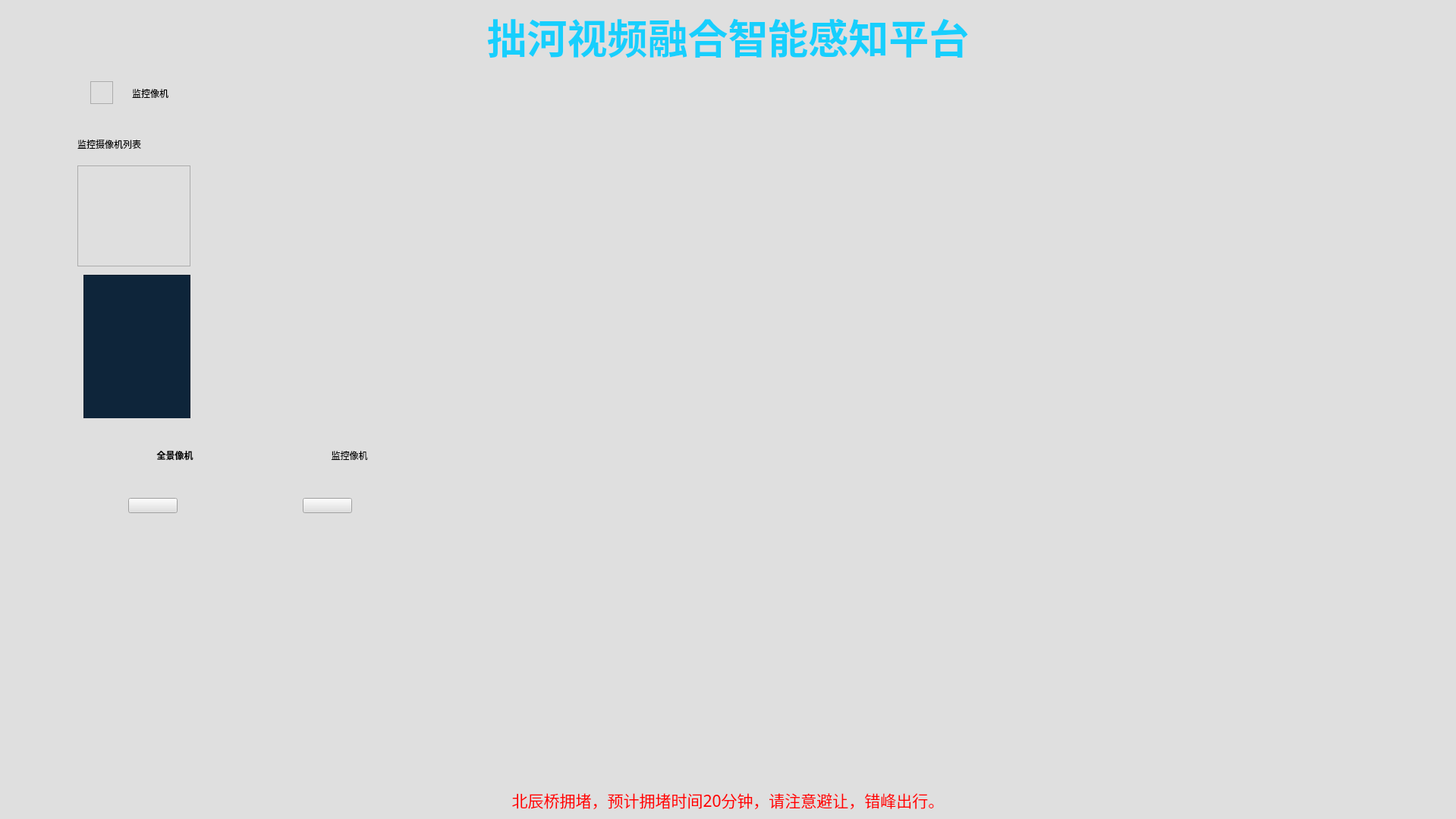
<?xml version="1.0" encoding="UTF-8"?>
<ui version="4.0">
 <class>formFixedFull</class>
 <widget class="QWidget" name="formFixedFull">
  <property name="geometry">
   <rect>
    <x>0</x>
    <y>0</y>
    <width>1919</width>
    <height>1079</height>
   </rect>
  </property>
  <property name="sizePolicy">
   <sizepolicy hsizetype="Fixed" vsizetype="Fixed">
    <horstretch>0</horstretch>
    <verstretch>0</verstretch>
   </sizepolicy>
  </property>
  <property name="windowTitle">
   <string>Form</string>
  </property>
  <property name="styleSheet">
   <string notr="true">
background-color: rgb(223, 223, 223);</string>
  </property>
  <layout class="QHBoxLayout" name="horizontalLayout_2" stretch="1,90,0">
   <property name="spacing">
    <number>0</number>
   </property>
   <property name="leftMargin">
    <number>0</number>
   </property>
   <property name="topMargin">
    <number>0</number>
   </property>
   <property name="rightMargin">
    <number>0</number>
   </property>
   <property name="bottomMargin">
    <number>0</number>
   </property>
   <item>
    <spacer name="horizontalSpacer">
     <property name="orientation">
      <enum>Qt::Horizontal</enum>
     </property>
     <property name="sizeType">
      <enum>QSizePolicy::Fixed</enum>
     </property>
     <property name="sizeHint" stdset="0">
      <size>
       <width>20</width>
       <height>20</height>
      </size>
     </property>
    </spacer>
   </item>
   <item>
    <widget class="QWidget" name="horizontalWidget" native="true">
     <property name="sizePolicy">
      <sizepolicy hsizetype="Preferred" vsizetype="Preferred">
       <horstretch>0</horstretch>
       <verstretch>0</verstretch>
      </sizepolicy>
     </property>
     <property name="styleSheet">
      <string notr="true">#horizontalWidget {border-image: url(:/UI/back/borde.png);}</string>
     </property>
     <layout class="QVBoxLayout" name="verticalLayout" stretch="3,30,30,1">
      <item>
       <widget class="QLabel" name="labelTitle">
        <property name="sizePolicy">
         <sizepolicy hsizetype="Preferred" vsizetype="Fixed">
          <horstretch>0</horstretch>
          <verstretch>0</verstretch>
         </sizepolicy>
        </property>
        <property name="font">
         <font>
          <family>思源黑体 CN</family>
          <pointsize>40</pointsize>
          <weight>75</weight>
          <bold>true</bold>
         </font>
        </property>
        <property name="styleSheet">
         <string notr="true">border-image: url(:/UI/back/blankh.png);</string>
        </property>
        <property name="text">
         <string>&lt;html&gt;&lt;head/&gt;&lt;body&gt;&lt;p align=&quot;center&quot;&gt;&lt;span style=&quot;color:#17cffd;&quot;&gt;拙河视频融合智能感知平台&lt;/span&gt;&lt;/p&gt;&lt;/body&gt;&lt;/html&gt;</string>
        </property>
        <property name="alignment">
         <set>Qt::AlignCenter</set>
        </property>
       </widget>
      </item>
      <item>
       <layout class="QHBoxLayout" name="horizontalLayout_3" stretch="1,30,1,30,1">
        <item>
         <spacer name="horizontalSpacer_31">
          <property name="orientation">
           <enum>Qt::Horizontal</enum>
          </property>
          <property name="sizeType">
           <enum>QSizePolicy::Fixed</enum>
          </property>
          <property name="sizeHint" stdset="0">
           <size>
            <width>40</width>
            <height>20</height>
           </size>
          </property>
         </spacer>
        </item>
        <item>
         <widget class="QWidget" name="widgetLeft" native="true">
          <property name="sizePolicy">
           <sizepolicy hsizetype="Preferred" vsizetype="Preferred">
            <horstretch>0</horstretch>
            <verstretch>0</verstretch>
           </sizepolicy>
          </property>
          <property name="styleSheet">
           <string notr="true">#widgetLeft{border-image: url(:/UI/back/cvcamborde.png);}</string>
          </property>
          <layout class="QHBoxLayout" name="horizontalLayout_5">
           <item>
            <widget class="WidgetCam" name="widgetCam3" native="true">
             <property name="styleSheet">
              <string notr="true"/>
             </property>
             <widget class="QWidget" name="verticalLayoutWidget">
              <property name="geometry">
               <rect>
                <x>16</x>
                <y>0</y>
                <width>169</width>
                <height>473</height>
               </rect>
              </property>
              <layout class="QVBoxLayout" name="verticalLayout_2" stretch="1,10">
               <item>
                <widget class="QWidget" name="widget_2" native="true">
                 <property name="styleSheet">
                  <string notr="true">border-image: url(:/UI/back/blankh.png);</string>
                 </property>
                 <widget class="QFrame" name="frame">
                  <property name="geometry">
                   <rect>
                    <x>25</x>
                    <y>5</y>
                    <width>30</width>
                    <height>30</height>
                   </rect>
                  </property>
                  <property name="sizePolicy">
                   <sizepolicy hsizetype="Fixed" vsizetype="Fixed">
                    <horstretch>0</horstretch>
                    <verstretch>0</verstretch>
                   </sizepolicy>
                  </property>
                  <property name="styleSheet">
                   <string notr="true">image: url(:/UI/button/fixedcam2x.png);</string>
                  </property>
                  <property name="frameShape">
                   <enum>QFrame::StyledPanel</enum>
                  </property>
                  <property name="frameShadow">
                   <enum>QFrame::Raised</enum>
                  </property>
                 </widget>
                 <widget class="QLabel" name="label_3">
                  <property name="geometry">
                   <rect>
                    <x>80</x>
                    <y>8</y>
                    <width>81</width>
                    <height>25</height>
                   </rect>
                  </property>
                  <property name="font">
                   <font>
                    <family>思源黑体 CN</family>
                    <weight>50</weight>
                    <bold>false</bold>
                   </font>
                  </property>
                  <property name="text">
                   <string>监控像机</string>
                  </property>
                 </widget>
                 <widget class="QPushButton" name="btnOnlySeg">
                  <property name="geometry">
                   <rect>
                    <x>200</x>
                    <y>10</y>
                    <width>56</width>
                    <height>17</height>
                   </rect>
                  </property>
                  <property name="styleSheet">
                   <string notr="true">image: url(:/UI/icon/onlyscreen.png);</string>
                  </property>
                  <property name="text">
                   <string/>
                  </property>
                 </widget>
                 <widget class="QPushButton" name="btnFourSeg">
                  <property name="geometry">
                   <rect>
                    <x>290</x>
                    <y>10</y>
                    <width>56</width>
                    <height>17</height>
                   </rect>
                  </property>
                  <property name="styleSheet">
                   <string notr="true">image: url(:/UI/icon/fourscreen.png);</string>
                  </property>
                  <property name="text">
                   <string/>
                  </property>
                 </widget>
                 <widget class="QPushButton" name="btnNineSeg">
                  <property name="geometry">
                   <rect>
                    <x>380</x>
                    <y>10</y>
                    <width>56</width>
                    <height>17</height>
                   </rect>
                  </property>
                  <property name="styleSheet">
                   <string notr="true">image: url(:/UI/icon/ninescreen.png);</string>
                  </property>
                  <property name="text">
                   <string/>
                  </property>
                 </widget>
                </widget>
               </item>
               <item>
                <widget class="QWidget" name="widgetCam" native="true">
                 <property name="styleSheet">
                  <string notr="true">#widgetCam {border-image: url(:/UI/icon/normalcamlistback.png);}</string>
                 </property>
                 <widget class="QLabel" name="label">
                  <property name="geometry">
                   <rect>
                    <x>8</x>
                    <y>24</y>
                    <width>161</width>
                    <height>31</height>
                   </rect>
                  </property>
                  <property name="styleSheet">
                   <string notr="true"/>
                  </property>
                  <property name="text">
                   <string>监控摄像机列表</string>
                  </property>
                 </widget>
                 <widget class="QTreeWidget" name="treeWidget">
                  <property name="geometry">
                   <rect>
                    <x>8</x>
                    <y>68</y>
                    <width>149</width>
                    <height>133</height>
                   </rect>
                  </property>
                  <property name="styleSheet">
                   <string notr="true"/>
                  </property>
                  <property name="editTriggers">
                   <set>QAbstractItemView::NoEditTriggers</set>
                  </property>
                  <attribute name="headerVisible">
                   <bool>false</bool>
                  </attribute>
                  <column>
                   <property name="text">
                    <string notr="true">1</string>
                   </property>
                  </column>
                 </widget>
                 <widget class="QWidget" name="widgetCamTarger" native="true">
                  <property name="geometry">
                   <rect>
                    <x>220</x>
                    <y>450</y>
                    <width>191</width>
                    <height>51</height>
                   </rect>
                  </property>
                  <property name="styleSheet">
                   <string notr="true">#widgetCamTarger {border-image: url(:/UI/image/lblalarminf.png);background-color: rgb(14, 37, 58);}</string>
                  </property>
                  <widget class="QLabel" name="label_9">
                   <property name="geometry">
                    <rect>
                     <x>80</x>
                     <y>13</y>
                     <width>81</width>
                     <height>25</height>
                    </rect>
                   </property>
                   <property name="font">
                    <font>
                     <family>思源黑体 CN</family>
                     <pointsize>12</pointsize>
                     <weight>75</weight>
                     <bold>true</bold>
                    </font>
                   </property>
                   <property name="text">
                    <string>监控像机</string>
                   </property>
                  </widget>
                  <widget class="QLabel" name="label_13">
                   <property name="geometry">
                    <rect>
                     <x>16</x>
                     <y>16</y>
                     <width>57</width>
                     <height>25</height>
                    </rect>
                   </property>
                   <property name="text">
                    <string/>
                   </property>
                   <property name="pixmap">
                    <pixmap resource="MultiLargeScreen.qrc">:/UI/icon/zoomin.png</pixmap>
                   </property>
                  </widget>
                 </widget>
                 <widget class="QListWidget" name="listWidget">
                  <property name="geometry">
                   <rect>
                    <x>16</x>
                    <y>212</y>
                    <width>141</width>
                    <height>197</height>
                   </rect>
                  </property>
                  <property name="styleSheet">
                   <string notr="true">QListWidget{	background:rgb(14, 37, 58);}</string>
                  </property>
                 </widget>
                 <widget class="WidgetControlPanel" name="widgetControlPanel">
                  <property name="geometry">
                   <rect>
                    <x>40</x>
                    <y>540</y>
                    <width>139</width>
                    <height>139</height>
                   </rect>
                  </property>
                  <property name="styleSheet">
                   <string notr="true"/>
                  </property>
                 </widget>
                 <widget class="QWidget" name="widgetSilder" native="true">
                  <property name="geometry">
                   <rect>
                    <x>30</x>
                    <y>750</y>
                    <width>391</width>
                    <height>51</height>
                   </rect>
                  </property>
                  <property name="styleSheet">
                   <string notr="true"/>
                  </property>
                  <widget class="QPushButton" name="btnMin">
                   <property name="geometry">
                    <rect>
                     <x>10</x>
                     <y>6</y>
                     <width>40</width>
                     <height>40</height>
                    </rect>
                   </property>
                   <property name="styleSheet">
                    <string notr="true">image: url(:/UI/icon/min.png);</string>
                   </property>
                   <property name="text">
                    <string/>
                   </property>
                   <property name="icon">
                    <iconset resource="MultiLargeScreen.qrc">
                     <normaloff>:/UI/button/min2x.png</normaloff>:/UI/button/min2x.png</iconset>
                   </property>
                   <property name="iconSize">
                    <size>
                     <width>40</width>
                     <height>40</height>
                    </size>
                   </property>
                  </widget>
                  <widget class="QPushButton" name="btnMax">
                   <property name="geometry">
                    <rect>
                     <x>310</x>
                     <y>6</y>
                     <width>40</width>
                     <height>40</height>
                    </rect>
                   </property>
                   <property name="text">
                    <string/>
                   </property>
                   <property name="icon">
                    <iconset resource="MultiLargeScreen.qrc">
                     <normaloff>:/UI/button/max2x.png</normaloff>:/UI/button/max2x.png</iconset>
                   </property>
                   <property name="iconSize">
                    <size>
                     <width>40</width>
                     <height>40</height>
                    </size>
                   </property>
                  </widget>
                  <widget class="QLabel" name="label_15">
                   <property name="geometry">
                    <rect>
                     <x>68</x>
                     <y>20</y>
                     <width>229</width>
                     <height>16</height>
                    </rect>
                   </property>
                   <property name="styleSheet">
                    <string notr="true">border-image: url(:/UI/image/slider.png);</string>
                   </property>
                   <property name="text">
                    <string/>
                   </property>
                  </widget>
                  <widget class="QLabel" name="label_16">
                   <property name="geometry">
                    <rect>
                     <x>68</x>
                     <y>16</y>
                     <width>25</width>
                     <height>25</height>
                    </rect>
                   </property>
                   <property name="styleSheet">
                    <string notr="true">border-image: url(:/UI/icon/slidebutton.png);</string>
                   </property>
                   <property name="text">
                    <string/>
                   </property>
                  </widget>
                 </widget>
                 <widget class="QWidget" name="widgetFenc" native="true">
                  <property name="geometry">
                   <rect>
                    <x>20</x>
                    <y>452</y>
                    <width>191</width>
                    <height>51</height>
                   </rect>
                  </property>
                  <property name="styleSheet">
                   <string notr="true">#widgetFenc {border-image: url(:/UI/image/lbldevice.png);background-color: rgb(14, 37, 58);}</string>
                  </property>
                  <widget class="QLabel" name="label_8">
                   <property name="geometry">
                    <rect>
                     <x>108</x>
                     <y>12</y>
                     <width>57</width>
                     <height>25</height>
                    </rect>
                   </property>
                   <property name="font">
                    <font>
                     <family>微软雅黑</family>
                     <weight>75</weight>
                     <bold>true</bold>
                    </font>
                   </property>
                   <property name="styleSheet">
                    <string notr="true"/>
                   </property>
                   <property name="text">
                    <string>全景像机</string>
                   </property>
                  </widget>
                  <widget class="QLabel" name="label_11">
                   <property name="geometry">
                    <rect>
                     <x>24</x>
                     <y>8</y>
                     <width>57</width>
                     <height>33</height>
                    </rect>
                   </property>
                   <property name="text">
                    <string/>
                   </property>
                   <property name="pixmap">
                    <pixmap resource="MultiLargeScreen.qrc">:/UI/button/cvcam_12x.png</pixmap>
                   </property>
                   <property name="scaledContents">
                    <bool>true</bool>
                   </property>
                  </widget>
                 </widget>
                </widget>
               </item>
              </layout>
             </widget>
            </widget>
           </item>
           <item>
            <widget class="WidgetCam" name="widgetCam1" native="true">
             <property name="styleSheet">
              <string notr="true"/>
             </property>
            </widget>
           </item>
           <item>
            <widget class="WidgetCam" name="widgetCam4" native="true">
             <property name="styleSheet">
              <string notr="true"/>
             </property>
            </widget>
           </item>
           <item>
            <widget class="WidgetCam" name="widgetCam2" native="true">
             <property name="styleSheet">
              <string notr="true"/>
             </property>
            </widget>
           </item>
          </layout>
         </widget>
        </item>
        <item>
         <spacer name="horizontalSpacer_32">
          <property name="orientation">
           <enum>Qt::Horizontal</enum>
          </property>
          <property name="sizeType">
           <enum>QSizePolicy::Fixed</enum>
          </property>
          <property name="sizeHint" stdset="0">
           <size>
            <width>20</width>
            <height>20</height>
           </size>
          </property>
         </spacer>
        </item>
        <item>
         <widget class="QWidget" name="widget_map" native="true">
          <property name="styleSheet">
           <string notr="true">background-color: rgb(255, 255, 255,0);</string>
          </property>
          <layout class="QHBoxLayout" name="horizontalLayout"/>
         </widget>
        </item>
        <item>
         <spacer name="horizontalSpacer_33">
          <property name="orientation">
           <enum>Qt::Horizontal</enum>
          </property>
          <property name="sizeType">
           <enum>QSizePolicy::Fixed</enum>
          </property>
          <property name="sizeHint" stdset="0">
           <size>
            <width>40</width>
            <height>20</height>
           </size>
          </property>
         </spacer>
        </item>
       </layout>
      </item>
      <item>
       <layout class="QHBoxLayout" name="horizontalLayout_4" stretch="1,30,1">
        <item>
         <spacer name="horizontalSpacer_41">
          <property name="orientation">
           <enum>Qt::Horizontal</enum>
          </property>
          <property name="sizeType">
           <enum>QSizePolicy::Fixed</enum>
          </property>
          <property name="sizeHint" stdset="0">
           <size>
            <width>40</width>
            <height>20</height>
           </size>
          </property>
         </spacer>
        </item>
        <item>
         <widget class="QWidget" name="widget_ref" native="true">
          <widget class="QLabel" name="label_ref">
           <property name="geometry">
            <rect>
             <x>0</x>
             <y>0</y>
             <width>3697</width>
             <height>979</height>
            </rect>
           </property>
           <property name="text">
            <string/>
           </property>
           <property name="pixmap">
            <pixmap resource="MultiLargeScreen.qrc">:/UI/back/refcvcam.png</pixmap>
           </property>
           <property name="scaledContents">
            <bool>true</bool>
           </property>
          </widget>
          <widget class="GLYuvWidget" name="widgetRef" native="true">
           <property name="geometry">
            <rect>
             <x>0</x>
             <y>0</y>
             <width>3697</width>
             <height>979</height>
            </rect>
           </property>
           <property name="sizePolicy">
            <sizepolicy hsizetype="Preferred" vsizetype="Preferred">
             <horstretch>0</horstretch>
             <verstretch>0</verstretch>
            </sizepolicy>
           </property>
           <property name="styleSheet">
            <string notr="true"/>
           </property>
           <widget class="QWidget" name="widgetStitchTitle" native="true">
            <property name="geometry">
             <rect>
              <x>1</x>
              <y>1</y>
              <width>471</width>
              <height>71</height>
             </rect>
            </property>
            <property name="styleSheet">
             <string notr="true">#widgetStitchTitle { border-image: url(:/UI/image/refcam.png);}</string>
            </property>
            <widget class="QLabel" name="label_6">
             <property name="geometry">
              <rect>
               <x>350</x>
               <y>20</y>
               <width>81</width>
               <height>25</height>
              </rect>
             </property>
             <property name="text">
              <string>监控像机</string>
             </property>
             <property name="alignment">
              <set>Qt::AlignCenter</set>
             </property>
            </widget>
            <widget class="QLabel" name="label_7">
             <property name="geometry">
              <rect>
               <x>120</x>
               <y>20</y>
               <width>81</width>
               <height>25</height>
              </rect>
             </property>
             <property name="font">
              <font>
               <family>微软雅黑</family>
               <weight>75</weight>
               <bold>true</bold>
              </font>
             </property>
             <property name="text">
              <string>全景像机</string>
             </property>
             <property name="alignment">
              <set>Qt::AlignCenter</set>
             </property>
            </widget>
            <widget class="QLabel" name="label_12">
             <property name="geometry">
              <rect>
               <x>36</x>
               <y>16</y>
               <width>65</width>
               <height>37</height>
              </rect>
             </property>
             <property name="text">
              <string/>
             </property>
             <property name="pixmap">
              <pixmap resource="MultiLargeScreen.qrc">:/UI/button/cvcam2x.png</pixmap>
             </property>
             <property name="scaledContents">
              <bool>true</bool>
             </property>
            </widget>
            <widget class="QLabel" name="label_14">
             <property name="geometry">
              <rect>
               <x>280</x>
               <y>20</y>
               <width>53</width>
               <height>29</height>
              </rect>
             </property>
             <property name="text">
              <string/>
             </property>
             <property name="pixmap">
              <pixmap resource="MultiLargeScreen.qrc">:/UI/icon/label.png</pixmap>
             </property>
            </widget>
           </widget>
           <widget class="QPushButton" name="expandRefBtn">
            <property name="geometry">
             <rect>
              <x>100</x>
              <y>90</y>
              <width>65</width>
              <height>20</height>
             </rect>
            </property>
            <property name="styleSheet">
             <string notr="true">border-image: url(:/UI/icon/expand.png);</string>
            </property>
            <property name="text">
             <string/>
            </property>
           </widget>
           <widget class="QPushButton" name="expandLblBtn">
            <property name="geometry">
             <rect>
              <x>330</x>
              <y>90</y>
              <width>65</width>
              <height>20</height>
             </rect>
            </property>
            <property name="styleSheet">
             <string notr="true">border-image: url(:/UI/icon/expand.png);</string>
            </property>
            <property name="text">
             <string/>
            </property>
           </widget>
          </widget>
         </widget>
        </item>
        <item>
         <spacer name="horizontalSpacer_42">
          <property name="orientation">
           <enum>Qt::Horizontal</enum>
          </property>
          <property name="sizeType">
           <enum>QSizePolicy::Fixed</enum>
          </property>
          <property name="sizeHint" stdset="0">
           <size>
            <width>40</width>
            <height>20</height>
           </size>
          </property>
         </spacer>
        </item>
       </layout>
      </item>
      <item>
       <widget class="QLabel" name="labelStatus">
        <property name="font">
         <font>
          <family>思源黑体 CN</family>
          <pointsize>16</pointsize>
         </font>
        </property>
        <property name="styleSheet">
         <string notr="true">border-image: url(:/UI/back/blankh.png);</string>
        </property>
        <property name="text">
         <string>&lt;html&gt;&lt;head/&gt;&lt;body&gt;&lt;p&gt;&lt;span style=&quot; color:#ff0000;&quot;&gt;北辰桥拥堵，预计拥堵时间20分钟，请注意避让，错峰出行。&lt;/span&gt;&lt;/p&gt;&lt;/body&gt;&lt;/html&gt;</string>
        </property>
        <property name="alignment">
         <set>Qt::AlignCenter</set>
        </property>
       </widget>
      </item>
     </layout>
    </widget>
   </item>
   <item>
    <spacer name="horizontalSpacer_2">
     <property name="orientation">
      <enum>Qt::Horizontal</enum>
     </property>
     <property name="sizeType">
      <enum>QSizePolicy::Fixed</enum>
     </property>
     <property name="sizeHint" stdset="0">
      <size>
       <width>20</width>
       <height>20</height>
      </size>
     </property>
    </spacer>
   </item>
  </layout>
 </widget>
 <customwidgets>
  <customwidget>
   <class>WidgetControlPanel</class>
   <extends>QLabel</extends>
   <header location="global">widgetcontrolpanel.h</header>
   <container>1</container>
  </customwidget>
  <customwidget>
   <class>GLYuvWidget</class>
   <extends>QWidget</extends>
   <header location="global">glyuvwidget.h</header>
   <container>1</container>
  </customwidget>
  <customwidget>
   <class>WidgetCam</class>
   <extends>QWidget</extends>
   <header location="global">widgetcam.h</header>
   <container>1</container>
  </customwidget>
 </customwidgets>
 <resources>
  <include location="MultiLargeScreen.qrc"/>
  <include location="C:/Users/zhy/.designer/backup/MultiLargeScreen.qrc"/>
 </resources>
 <connections/>
 <slots>
  <slot>showSlot()</slot>
 </slots>
</ui>
